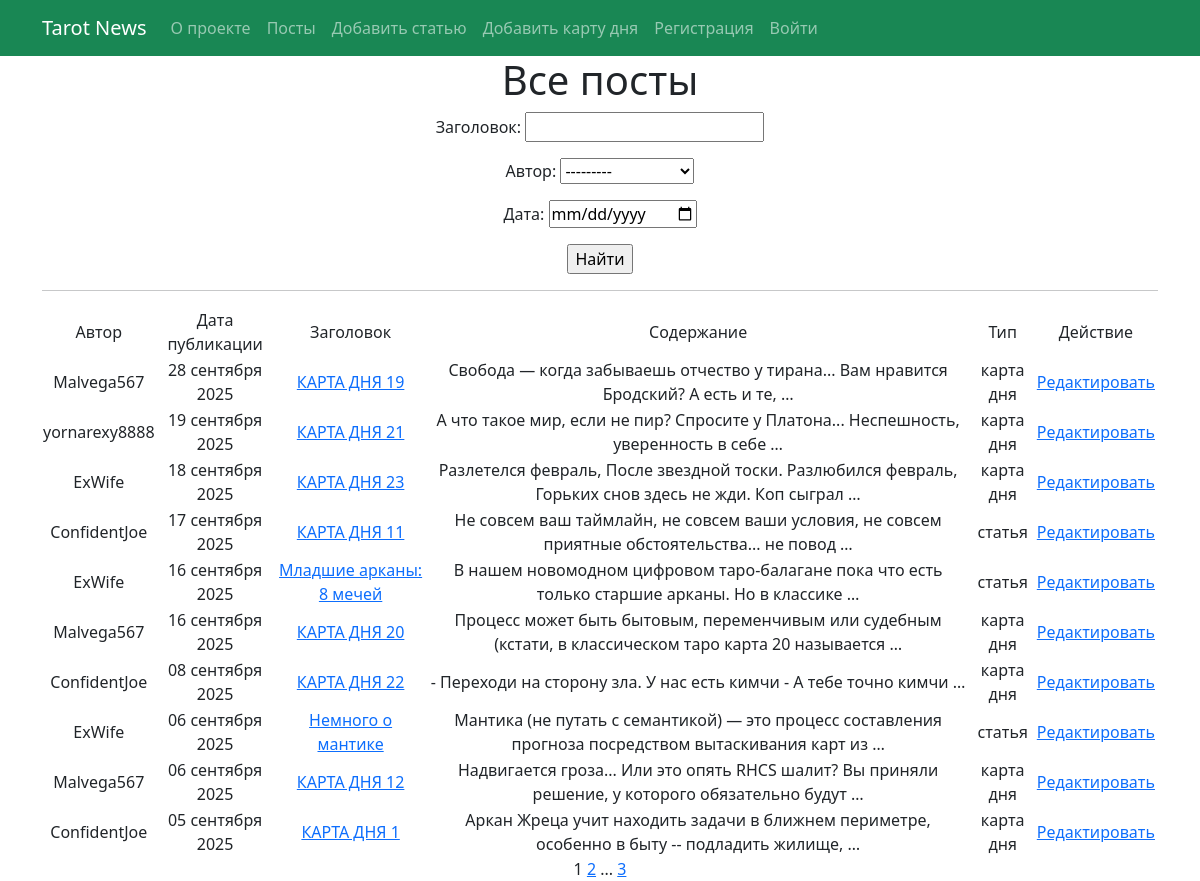
/post/, run on an earlier commit of the app's database.
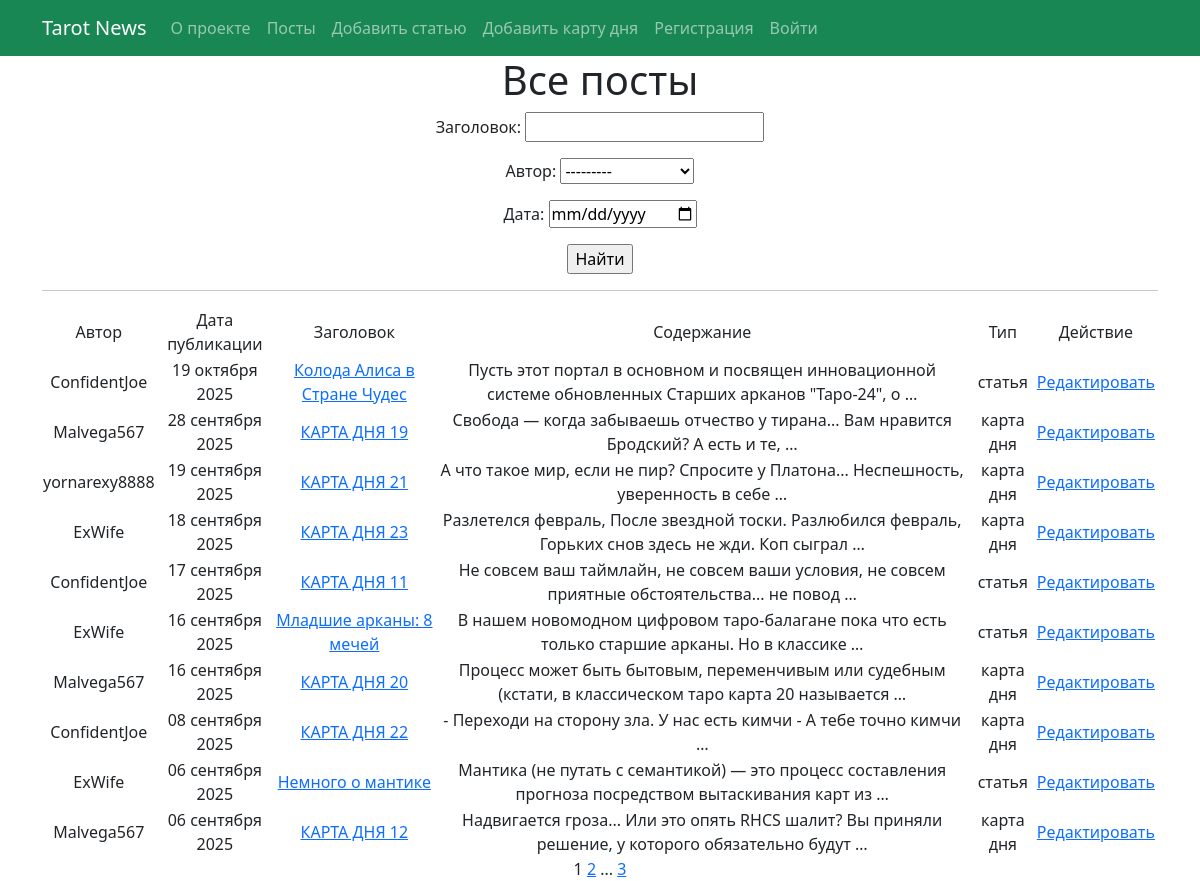
And on a later commit of the database.
### portal/models.py (models this page shows, shortened)
class Post(models.Model):
    article = 'AR'
    cart_of_the_day = 'CD'  # аналог новости
    TYPE_CHOICES = ((article, 'статья'), (cart_of_the_day, 'карта дня'))
    author = models.ForeignKey(Author, on_delete=models.CASCADE)
    post_type = models.CharField(max_length=2, choices=TYPE_CHOICES, default=cart_of_the_day)
    time_publication = models.DateTimeField(auto_now_add=True)
    category = models.ManyToManyField(Category, through='PostCategory')
    title = models.CharField(max_length=67)
    text = models.TextField()
    rating = models.IntegerField(default=0)

class Author(models.Model):
    user = models.OneToOneField(User, on_delete=models.CASCADE)
    rating = models.IntegerField(default=0)
    def __str__(self):
        return self.user.username

### portal/views.py (the view)
# urls.py: path('', PostsList.as_view(), name='post_list'),
class PostsList(ListView):
    model = Post
    ordering = '-time_publication'
    template_name = 'portal/post_list.html'
    context_object_name = 'posts'
    paginate_by = 10
    def get_queryset(self):
        queryset = super().get_queryset()
        self.filterset = PostFilter(self.request.GET, queryset)
        return self.filterset.qs
    def get_context_data(self, **kwargs):
        context = super().get_context_data(**kwargs)
        context['filterset'] = self.filterset
        return context

### portal/templatetags/custom_tags.py (called while the page is built)
@register.simple_tag(takes_context=True)
def url_replace(context, **kwargs):
   d = context['request'].GET.copy()
   for k, v in kwargs.items():
       d[k] = v
   return d.urlencode()

### templates/portal/post_list.html (shortened to what this page needs)
{% extends 'flatpages/default.html' %}
{% load custom_filters %}
{% load custom_tags %}
{% block content %}
    <h1>Все посты</h1>
       <form action="" method="get" cla
             ss="filter-form">
           {{ filterset.form.as_p }}
           <input type="submit" value="Найти" />
       </form>
       <hr>
       {% if posts %}
<table>
    <tr>
        <td>Автор</td>
        <td>Дата публикации</td>
        <td>Заголовок</td>
        <td>Содержание</td>
        <td>Тип</td>
        <td>Действие</td>
    </tr>
    {% for post in posts %}
    <tr>
        <td>{{ post.author.user.username }}</td>
        <td>{{ post.time_publication|date:"d E Y" }}</td>
        <td><a href="{% url 'post_detail' post.id %}">{{ post.title }}</a></td>
        <td>{{ post.text|truncatewords:14 }}</td>
        <td>{{ post.get_post_type_display }}</td>
        {% if post.post_type == 'AR' %}
        <td><a href="{% url 'article_update' post.id %}">Редактировать</a><td>
        {% else %}
        <td><a href="{% url 'cart_update' post.id %}">Редактировать</a><td>
        {% endif %}
    </tr>
    {% endfor %}
</table>
{% endif %}
   {{ page_obj.number }}
   {% if page_obj.has_next %}
       <a href="?{% url_replace page=page_obj.next_page_number %}">{{ page_obj.next_page_number }}</a>
       {% if paginator.num_pages != page_obj.next_page_number %}
           ...
           <a href="?{% url_replace page=page_obj.paginator.num_pages %}">{{ page_obj.paginator.num_pages }}</a>
       {% endif %}
   {% endif %}
{% endblock content %}

### templates/flatpages/default.html (shortened to what this page needs)
<!DOCTYPE html>
<html lang="en">
    <head>
        {% load static %}
        {% load custom_tags %}
        <link href="{% static 'css/styles.css' %}" rel="stylesheet" />
    </head>
    <body>
       <nav class="navbar navbar-expand-lg navbar-dark bg-success static-top">
   <div class="container">
       <a class="navbar-brand" href="/">Tarot News</a>
       <div class="collapse navbar-collapse" id="navbarResponsive">
           <ul class="navbar-nav ml-auto">
               <li class="nav-item">
                   <a class="nav-link" href="/about/">О проекте</a>
               </li>
                <li class="nav-item">
                   <a class="nav-link" href="{% url 'post_list' %}">Посты</a>
               <li class="nav-item">
                   <a class="nav-link" href="{% url 'article_create' %}">Добавить статью</a>
                <li class="nav-item">
                   <a class="nav-link" href="{% url 'cart_create' %}">Добавить карту дня</a>
               </li>
               {% if user.is_authenticated %}
               <li class="nav-item">
                   <a class="nav-link text-danger" href="/">{{ user.username }}</a>
               </li>
               <li class="nav-item">
                   <a class="nav-link" href="{% url 'account_logout' %}">Выйти</a>
               </li>
               {% else %}
               </li class="nav-item">
                   <a class="nav-link" href="{% url 'account_signup' %}">Регистрация</a>
               </li>
               <li class="nav-item">
                   <a class="nav-link" href="{% url 'account_login' %}">Войти</a>
               </li>
               {% endif %}
           </ul>
       </div>
   </div>
</nav>
    <div class="container">
   <div class="row">
       <div class="col-lg-12 text-center">
           {% block content %}{% endblock content %}
       </div>
   </div>
</div>
    </body>
</html>

What changed in the data, as far as the page shows it:
no longer on this page (row unchanged): Post: author.user.username "ConfidentJoe", time_publication "05 сентября 2025", title "КАРТА ДНЯ 1", text "Аркан Жреца учит находить задачи в ближнем периметре, особенно в быту -- подладить жилище, …", post_type "карта дня", shows "Редактировать"
added Post: author.user.username "ConfidentJoe", time_publication "19 октября 2025", title "Колода Алиса в Стране Чудес", text "Пусть этот портал в основном и посвящен инновационной системе обновленных Старших арканов \"Таро-24\", о …", post_type "статья", shows "Редактировать"
